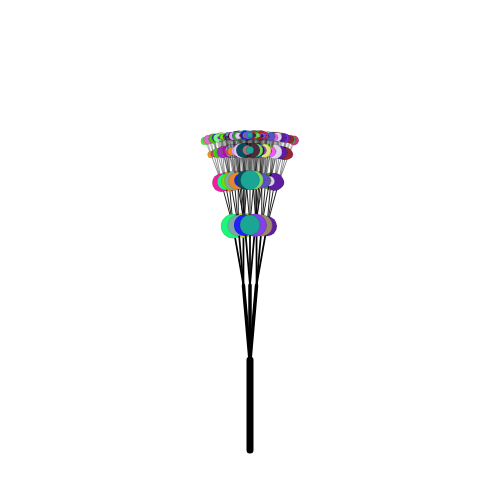
Frame 1 (no input)
Frame 60 (no input): identical to frame 1, image omitted
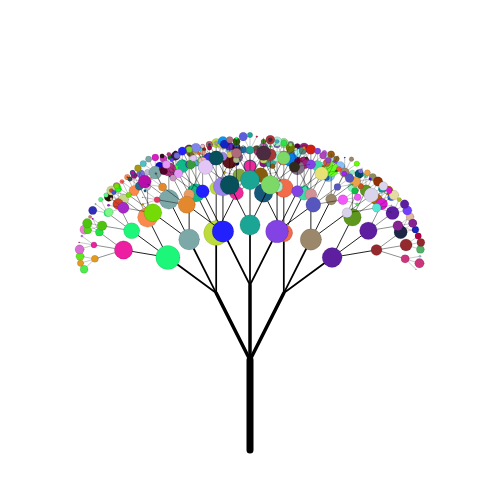
Frame 120 (the mouse pressed at the canvas centre since frame 60)

The p5.js sketch that drew these frames (run headless with seeded random() and noise() and a simulated clock; from frame 60 on, the mouse is pressed at the canvas centre):

// p5.js sketch
// ── sketch.js
// Project Title
// Your Name
// Date
//
// Extra for Experts:
// - describe what you did to take this project "above and beyond"

let dir = 18;
let seed;
let scale = 15;
function setup() {
  createCanvas(500, 500);
  background(255);
  seed = random(100);
}

function draw() {
  randomSeed(seed);
  background(255);
  dir = map(mouseX,0,windowWidth,5,50)
  drawTree(width/2, height*0.9, 90, 6, 7);
}

function drawLine( x1, y1, x2, y2, depth) {
//draw a line segment connecting (x1,y1) to (x2,y2)
  line(x1, y1, x2, y2);
}

function drawTree(x1, y1, angle, depth, stroke) {
  fill(random(255),random(255),random(255));
  strokeWeight(stroke);
  if (depth > 0) {
    let x2 = x1 + (cos(radians(angle))*depth*scale); //calculate endpoints of current branch
    let y2 = y1 - (sin(radians(angle))*depth*scale); //using trig ratios. Get shorter based on depth
    drawLine(x1, y1, x2, y2, depth);
    //for a 2-branch tree:
    drawTree(x2, y2, angle-dir, depth-1, stroke*0.5);
    drawTree(x2, y2, angle+dir, depth-1, stroke*0.5);
    drawTree(x2, y2, angle+0, depth-1, stroke*0.5);
    if (depth<5){
      drawLeaf(x2,y2,depth+random(-1,1));
    }
  }
}

function drawLeaf(x,y,d){
  circle(x,y,d*5);
}
